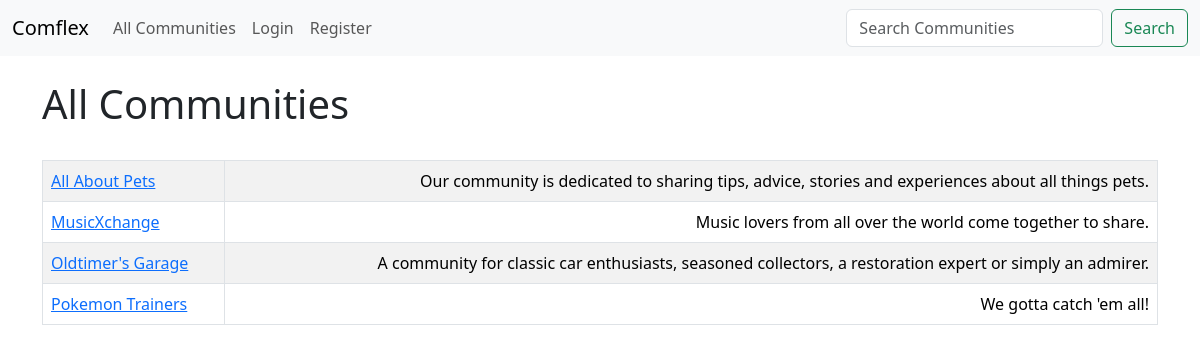
The app's page /list_communities, older data.
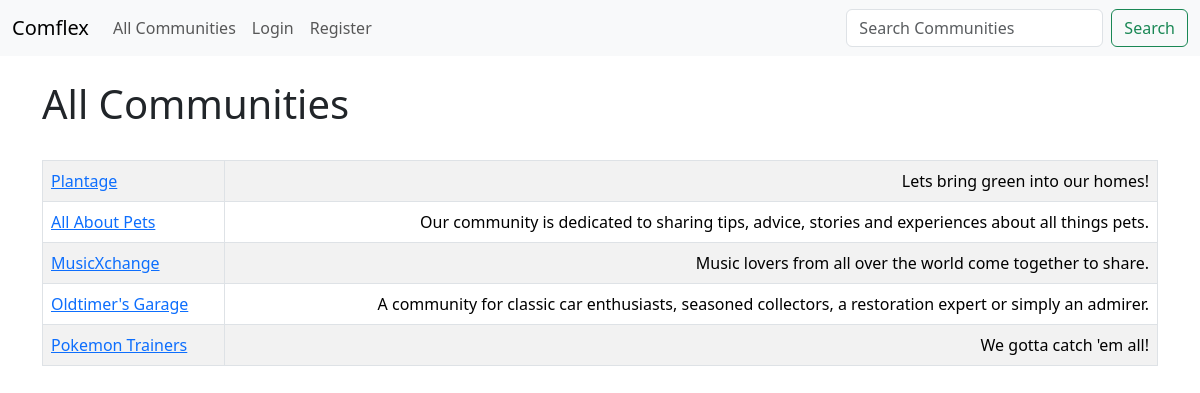
The same page, newer data.
### post_app/models.py (models this page shows)
class Community(models.Model):
    name = models.CharField('Community Name', max_length=120)
    is_public = models.BooleanField(default=True, help_text="Check if the community is public!")
    creation_date = models.DateTimeField(auto_now_add=True)
    description = models.TextField(blank=True)
    owner_id = models.IntegerField('Community Owner', blank=False, default=1)
    owner_username = models.ForeignKey(User, blank=False, null=True, on_delete=models.SET_NULL)
    members = models.ManyToManyField(User, related_name='communities', blank=True)
    def __str__(self):
        return self.name

### post_app/views.py (the view)
# urls.py: path('list_communities', views.list_communities, name="list-communities"),
def list_communities(request):
    community_list = Community.objects.all().order_by('-creation_date')
    return render(request, 'posts/list_communities.html', {'community_list': community_list})

### post_app/templates/posts/list_communities.html
{% extends 'posts/base.html' %}
{% block content%}
	<h1>All Communities</h1>
	<br/>
	<table class = "table table-striped table-hover table-bordered">
		{% for community in community_list%}
		<tr>
			<td>
				<a href="{% url 'show-community' community.id %}">{{ community }}  </a>
			</td>
					<td align="right">
						{{ community.description }}
					</td>
		</tr>
		{% endfor %}
{% endblock%}

Row changes from the older to the newer data that the page shows:
added Community: name "Plantage", description "Lets bring green into our homes!"
